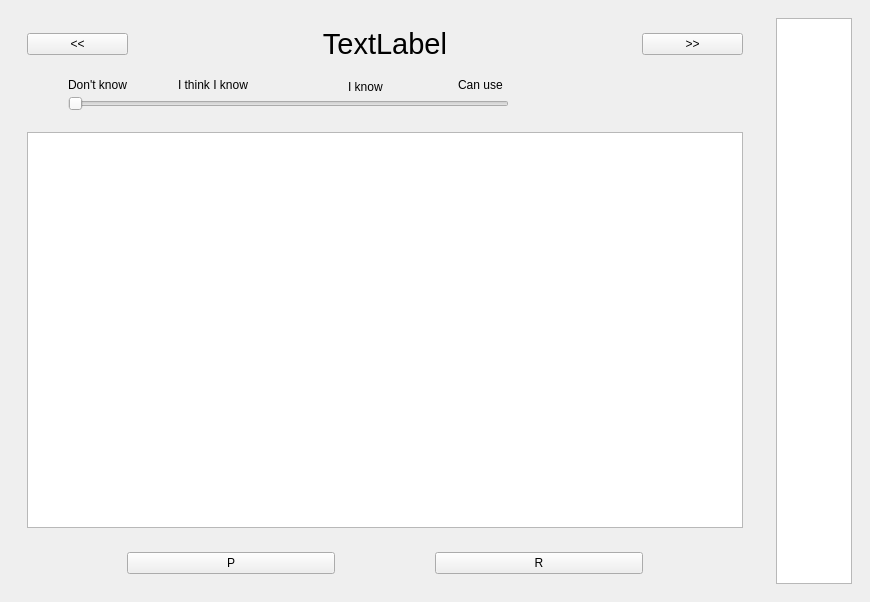
<?xml version="1.0" encoding="UTF-8"?>
<ui version="4.0">
 <class>MainWindow</class>
 <widget class="QMainWindow" name="MainWindow">
  <property name="geometry">
   <rect>
    <x>0</x>
    <y>0</y>
    <width>870</width>
    <height>602</height>
   </rect>
  </property>
  <property name="windowTitle">
   <string>MainWindow</string>
  </property>
  <widget class="QWidget" name="centralwidget">
   <layout class="QVBoxLayout" name="verticalLayout_2">
    <item>
     <layout class="QHBoxLayout" name="horizontalLayout" stretch="8,1">
      <property name="sizeConstraint">
       <enum>QLayout::SetMinimumSize</enum>
      </property>
      <item>
       <widget class="QWidget" name="widget_2" native="true">
        <layout class="QVBoxLayout" name="verticalLayout_3">
         <item>
          <layout class="QVBoxLayout" name="verticalLayout" stretch="1,1,10,1">
           <item>
            <widget class="QWidget" name="widget_3" native="true">
             <layout class="QHBoxLayout" name="horizontalLayout_3">
              <item>
               <layout class="QHBoxLayout" name="horizontalLayout_2" stretch="1,5,1">
                <item>
                 <widget class="QPushButton" name="leftButton">
                  <property name="text">
                   <string>&lt;&lt;</string>
                  </property>
                 </widget>
                </item>
                <item>
                 <widget class="QLabel" name="wordLabel">
                  <property name="font">
                   <font>
                    <pointsize>22</pointsize>
                   </font>
                  </property>
                  <property name="text">
                   <string>TextLabel</string>
                  </property>
                  <property name="alignment">
                   <set>Qt::AlignCenter</set>
                  </property>
                 </widget>
                </item>
                <item>
                 <widget class="QPushButton" name="rightButton">
                  <property name="text">
                   <string>&gt;&gt;</string>
                  </property>
                 </widget>
                </item>
               </layout>
              </item>
             </layout>
            </widget>
           </item>
           <item>
            <widget class="QWidget" name="widget_6" native="true">
             <widget class="QLabel" name="label_6">
              <property name="geometry">
               <rect>
                <x>440</x>
                <y>0</y>
                <width>54</width>
                <height>17</height>
               </rect>
              </property>
              <property name="text">
               <string>Can use</string>
              </property>
             </widget>
             <widget class="QLabel" name="label_7">
              <property name="geometry">
               <rect>
                <x>50</x>
                <y>0</y>
                <width>81</width>
                <height>17</height>
               </rect>
              </property>
              <property name="text">
               <string>Don't know</string>
              </property>
             </widget>
             <widget class="QLabel" name="label_4">
              <property name="geometry">
               <rect>
                <x>330</x>
                <y>0</y>
                <width>41</width>
                <height>21</height>
               </rect>
              </property>
              <property name="text">
               <string>I know</string>
              </property>
             </widget>
             <widget class="QSlider" name="assesment">
              <property name="geometry">
               <rect>
                <x>50</x>
                <y>20</y>
                <width>441</width>
                <height>16</height>
               </rect>
              </property>
              <property name="maximum">
               <number>3</number>
              </property>
              <property name="orientation">
               <enum>Qt::Horizontal</enum>
              </property>
             </widget>
             <widget class="QLabel" name="label_3">
              <property name="geometry">
               <rect>
                <x>160</x>
                <y>0</y>
                <width>71</width>
                <height>17</height>
               </rect>
              </property>
              <property name="text">
               <string>I think I know</string>
              </property>
             </widget>
            </widget>
           </item>
           <item>
            <widget class="QWidget" name="widget_5" native="true">
             <layout class="QVBoxLayout" name="verticalLayout_5">
              <item>
               <layout class="QVBoxLayout" name="verticalLayout_4">
                <item>
                 <widget class="QTextEdit" name="meaningTextEdit">
                  <property name="font">
                   <font>
                    <family>Tahoma</family>
                    <pointsize>14</pointsize>
                   </font>
                  </property>
                 </widget>
                </item>
               </layout>
              </item>
             </layout>
            </widget>
           </item>
           <item>
            <widget class="QWidget" name="widget_4" native="true">
             <layout class="QHBoxLayout" name="horizontalLayout_5">
              <item>
               <layout class="QHBoxLayout" name="horizontalLayout_4">
                <property name="spacing">
                 <number>100</number>
                </property>
                <property name="leftMargin">
                 <number>100</number>
                </property>
                <property name="rightMargin">
                 <number>100</number>
                </property>
                <item>
                 <widget class="QPushButton" name="meaningP">
                  <property name="text">
                   <string>P</string>
                  </property>
                 </widget>
                </item>
                <item>
                 <widget class="QPushButton" name="meaningR">
                  <property name="text">
                   <string>R</string>
                  </property>
                 </widget>
                </item>
               </layout>
              </item>
             </layout>
            </widget>
           </item>
          </layout>
         </item>
        </layout>
       </widget>
      </item>
      <item>
       <widget class="QWidget" name="widget" native="true">
        <layout class="QVBoxLayout" name="verticalLayout_6">
         <item>
          <widget class="QListWidget" name="wordList">
           <property name="font">
            <font>
             <pointsize>18</pointsize>
            </font>
           </property>
          </widget>
         </item>
        </layout>
       </widget>
      </item>
     </layout>
    </item>
   </layout>
  </widget>
 </widget>
 <resources/>
 <connections/>
</ui>
